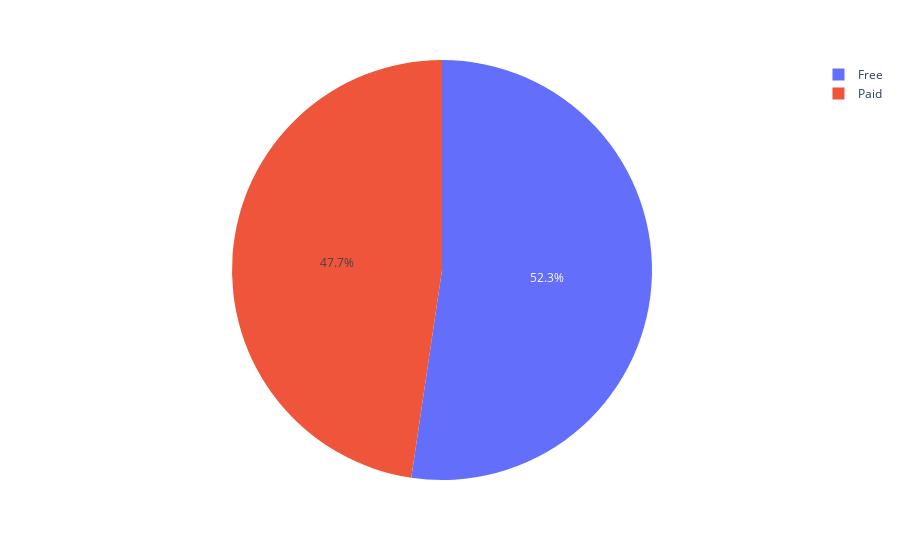

Notebook source saved alongside this figure:
### Code cell
px.pie(paid_free_grouped,values='Size',labels=df['Type'].unique(),names='Type')

### Figure 1 — Plotly figure (JSON) as saved in the notebook; plotly's stock layout.template omitted (floating-point values rounded to 4 significant figures)
{"data": [{"domain": {"x": [0, 1], "y": [0, 1]}, "hovertemplate": "Type=%{label}<br>Size=%{value}<extra></extra>", "labels": ["Free", "Paid"], "legendgroup": "", "name": "", "showlegend": true, "type": "pie", "values": [39230000.0, 35720000.0]}], "layout": {"legend": {"tracegroupgap": 0}, "margin": {"t": 60}}}
